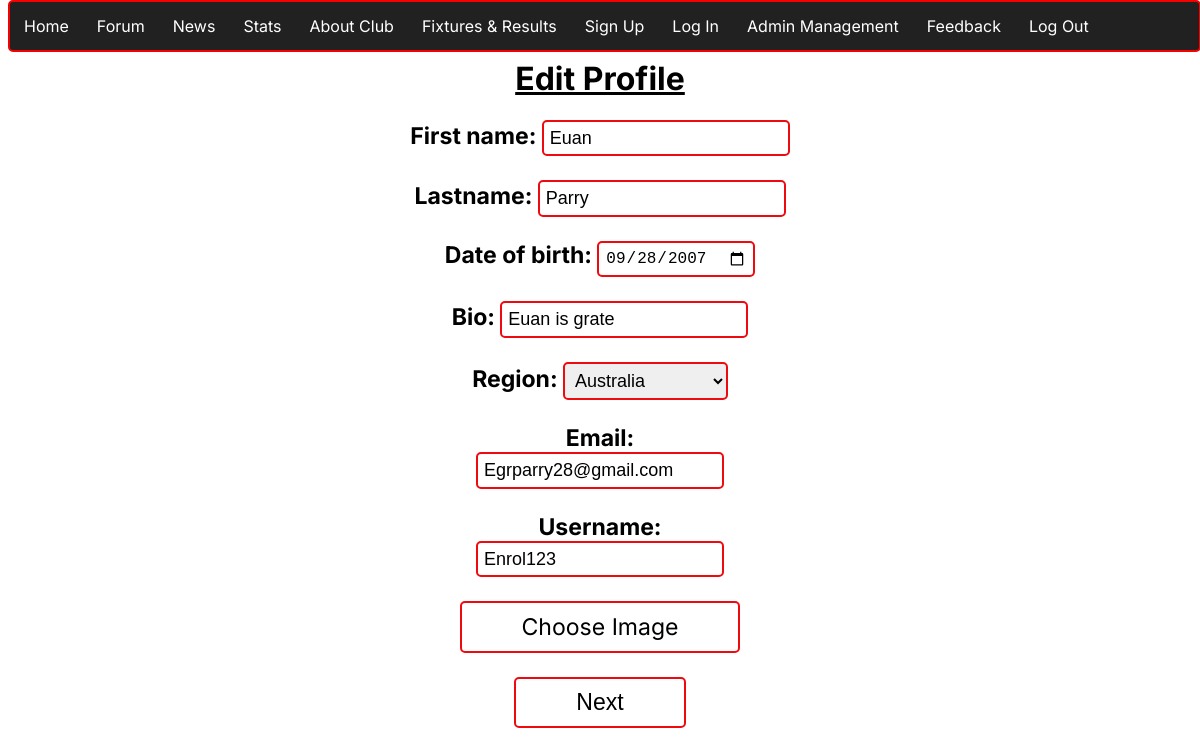
Screenshot of /edit_profile.php?id=6 with the database file from the repository.
### tables this page shows
CREATE TABLE `users` (
  `id` int(11) NOT NULL,
  `username` text NOT NULL,
  `password` text NOT NULL,
  `firstname` text NOT NULL,
  `lastname` text NOT NULL,
  `email` text NOT NULL,
  `bio` text NOT NULL,
  `profile_pic` blob NOT NULL,
  `region` text NOT NULL,
  `status` enum('active','inactive','','') NOT NULL,
  `birthdate` text NOT NULL,
  `role` enum('user','admin','','') NOT NULL
);

### edit_profile.php (the view, shortened to what this page needs)
<?php
include 'nav.php';
$id = intval($_GET['id']);
$stmt = $conn->prepare("SELECT * FROM users WHERE id = ?");
$stmt->bind_param("i", $id);
$stmt->execute();
$result = $stmt->get_result();
$row = $result->fetch_assoc();
$username = $row['username'];
$firstname = $row['firstname'];
$lastname = $row['lastname'];
$email = $row['email'];
$bio = $row['bio'];
$region = $row['region'];
$birthdate = $row['birthdate'];
?>
<!DOCTYPE html>
<html lang="en">
<head>
    <link rel="stylesheet" href="main.css">
    <link rel="stylesheet" href="signup.css">
    <link rel="stylesheet" href="accounts.css">
</head>
<body>
    <h1 class="title"> <u>Edit Profile</u></h1>
<form action="edit_profile_validate.php" method='POST' enctype="multipart/form-data">
        <label class="labels" for="firstname"><b>First name:</b></label>
        <input type="text" class="box" name="firstname" value="<?php echo $firstname;?> "required> <br>
        <br>
        <label class="labels" for="lastname"><b>Lastname:</b></label>
        <input type="text" class="box" name="lastname" value="<?php echo $lastname;?> "required> <br>
        <br>
        <label class="labels" for="dob"><b>Date of birth:</b></label>
        <input type="date" class="box" id="birthdate"name="birthdate" value="<?php echo $birthdate;?>"> <br> <br>
        <label class="labels" for ="bio"><b>Bio:</b></label>
        <input type="text" class="box" name="bio" value="<?php echo $bio;?>"> <br>
        <br>
        <label class="labels" for="region"><b>Region:</b></label>
        <select id="region" class="box" name="region" value="<?php echo $region;?>">
        <option value="Australia">Australia</option>
        </select>
        <br>
        <br>
        <label class="labels" for="email"><b>Email:</b></label> <br>
        <input type="text" class="box"  name="email" value="<?php echo $email;?>" required> <br>
        <br> <label class="labels" for="username"><b>Username:</b></label> <br>
        <input type="text" class="box" name="username" value="<?php echo $username; ?>" required> <br>
        <br> <label for="pictureup" class="custom-file-upload">Choose Image </label>
        <br>
        <br> <div class="next">
            <button type="submit" class="box" name= "submit" value="submit" class="signupbtn" >Next</button>
        </div>
    </form>
</body>
</html>

### main.css (style rules this page uses)
body { font-family: "Inter", sans-serif; font-optical-sizing: auto; font-weight: weight; font-style: normal; }
.title { margin-top: 5%; text-align: center; }
.box { border: 2px solid #EE0A0E; font-size: large; padding: 0.5%; border-radius: 5px; -webkit-border-radius: 5px; -moz-border-radius: 5px; -ms-border-radius: 5px; -o-border-radius: 5px; }
.labels { font-size: larger; }
button[type=submit] { text-align: center; border: 2px solid #EE0A0E; padding: 10px 60px; border-radius: 5px; cursor: pointer; background-color: white; text-decoration: none; color: black; display: inline-block; font-size: 120%; transition-duration: 0.4s; }
.custom-file-upload { text-align: center; border: 2px solid #EE0A0E; padding: 10px 60px; border-radius: 5px; cursor: pointer; background-color: white; text-decoration: none; color: black; display: inline-block; font-size: 120%; transition-duration: 0.4s; }

### signup.css (style rules this page uses)
form { text-align: center; font-size: larger; }

### rows the page displays
users: firstname "Euan", lastname "Parry", birthdate "09/28/2007", bio "Euan is grate", region "Australia", email "Egrparry28@gmail.com", username "Enrol123"
